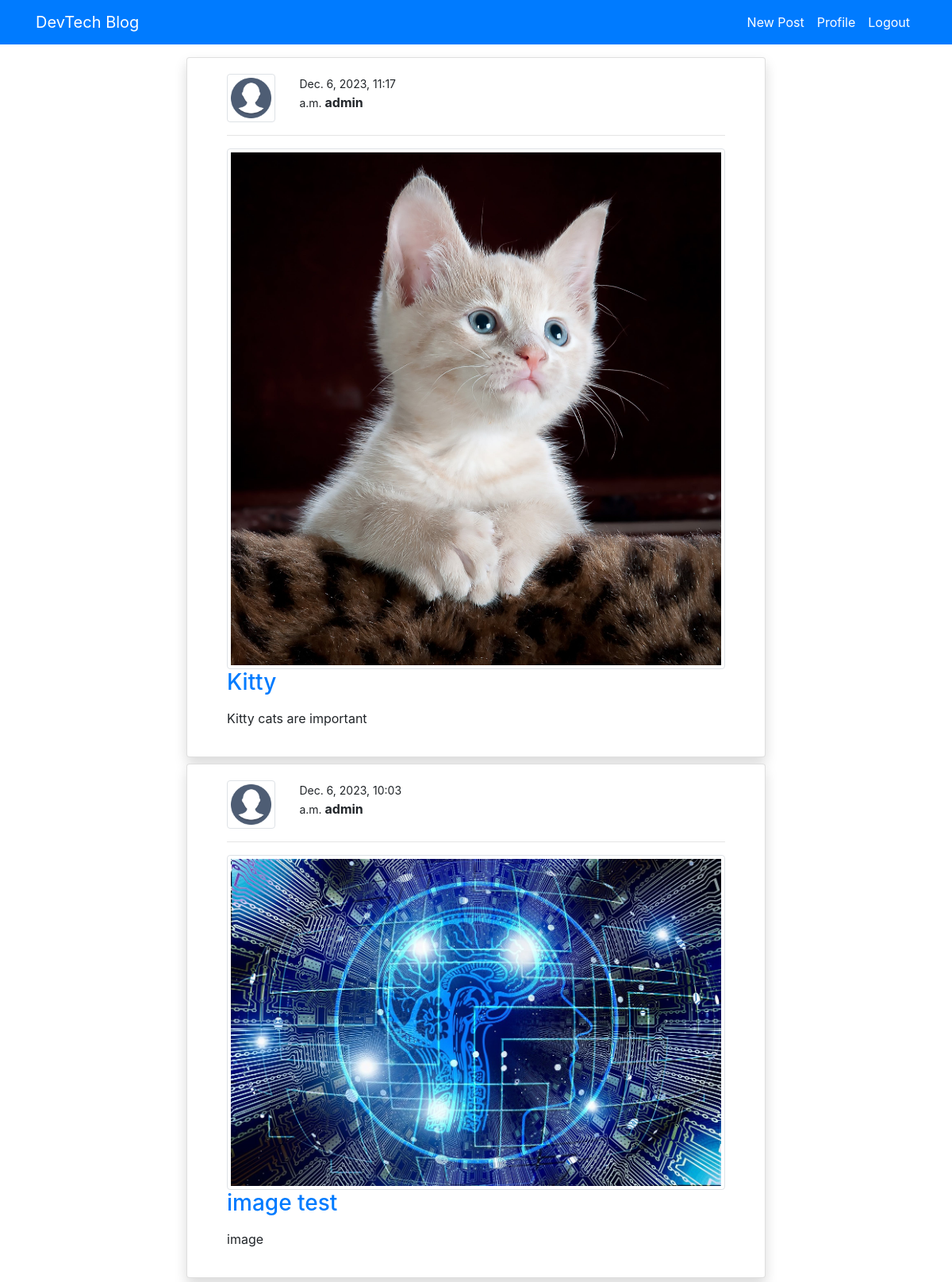
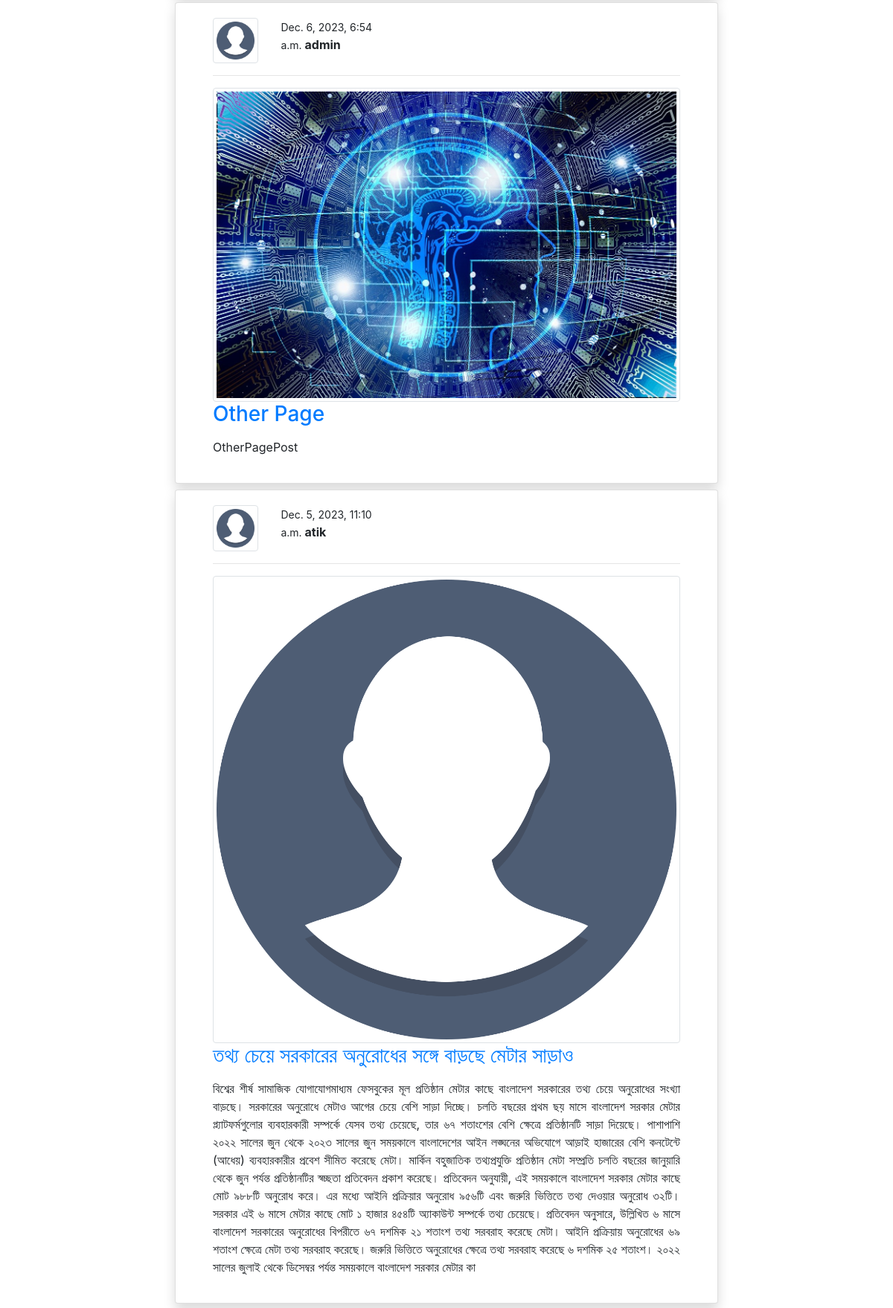
Page /blog/ (signed in, upper part) on the committed database (2 pictures, top to bottom).
### blog/models.py (models this page shows, shortened)
class PostModel(models.Model):
    title = models.CharField(max_length=100)
    content = models.TextField()
    author = models.ForeignKey(User, on_delete=models.CASCADE)
    date_created = models.DateTimeField(auto_now_add=True)
    image = models.ImageField(default='default_post.png', upload_to='post_pictures', validators=[FileExtensionValidator(['png','jpg'])])
    is_approved = models.BooleanField(default=False)
    class Meta:
        ordering = ('-date_created',)

### users/models.py (models this page shows, shortened)
class ProfileModel(models.Model):
    user =models.OneToOneField(User, on_delete=models.CASCADE)
    image = models.ImageField(default='default.png', upload_to='profile', validators=[FileExtensionValidator(['png','jpg'])])

### blog/views.py (the view)
# urls.py: path('blog/', views.index , name='blog-index'),
@login_required
def index(request):
    posts = PostModel.objects.all()
    if request.method == 'POST':
        form = PostModelForm(request.POST)
        if form.is_valid():
            instance = form.save(commit=False)
            instance.author = request.user
            instance.save()
            return redirect('blog-index')
    else:
        form = PostModelForm
    form = PostModelForm()
    context = {
        'posts':posts,
        'form':form
    }
    return render(request, 'blog/index.html',context)

### templates/blog/index.html (shortened to what this page needs)
{% extends 'partials/base.html' %}
{% load crispy_forms_tags %}
{% block content %}
<div class="container">
    <div class="row mt-5 pt-3 justify-content-center">
        <div class="col-md-8">
            {% for post in posts %}
            <div class="card shadow my-2">
                <div class="card-body">
                    <div class="col-md-12">
                        <div class="col-md-10 ">
                            <div class="row">
                                <div class="col-md-2">
                                    <img class="img-thumbnail" src="{{ post.author.profilemodel.image.url }}" alt="img">
                                </div>
                                <div class="col-md-4">
                                    <small>{{post.date_created}} </small>
                                    <strong>{{post.author}}</strong>
                                </div>
                            </div>
                        </div>
                        <div class="col-md-12">
                            <hr>
                            <div class="col-md-12 px-0">
                                <img class="img-thumbnail" src="{{ post.image.url }}" alt="post_img">
                            </div>
                            <a class="h3" href="{% url 'blog-post-detail' post.id %}">{{post.title}}</a>
                            <p class="text-justify my-3">
                                {{post.content}}
                            </p>
                        </div>
                    </div>
                </div>
            </div>
            {% endfor %}
        </div>
    </div>
</div>
{% endblock %}

### templates/partials/base.html (shortened to what this page needs)
{% load static %}
<!doctype html>
<html lang="en">
  <head>
    <link rel="stylesheet" href="https://cdn.jsdelivr.net/npm/bootstrap@4.6.2/dist/css/bootstrap.min.css">
    <link rel="stylesheet" href="{% static '/style.css' %}">
  </head>
  <body>
    {% include 'partials/nav.html' %}
    {% block content %}
    {% endblock %}
  </body>
</html>

### templates/partials/nav.html (shortened to what this page needs)
<nav class="navbar navbar-expand-lg navbar-primary bg-primary fixed-top">
  <div class="container">
      {% if request.user.is_authenticated %}
    <a class="navbar-brand text-white" href="{% url 'blog-index' %}">DevTech Blog</a>
    <div class="collapse navbar-collapse" id="navbarSupportedContent">
      <ul class="navbar-nav ml-auto">
        <li class="nav-item active">
          <a class="nav-link text-white" href="{% url 'new-post'%}">New Post<span class="sr-only">(current)</span></a>
        </li>
        <li class="nav-item active">
          <a class="nav-link text-white" href="{% url 'users-profile'%}">Profile <span class="sr-only">(current)</span></a>
        </li>
        <li class="nav-item">
          <form action="{% url 'users-logout' %}" method="POST" id ="logout" class="nav-link">
            <span id="logout" class="logout" onclick="document.getElementById('logout').submit()">Logout</span>
        </form>
        </li>
      </ul>
      {% endif %}
    </div>
 </div>
</nav>

### static/style.css (style rules this page uses)
.logout { display: inline; background: none; border: none; padding: 0; font: inherit; color: white; text-decoration: none; cursor: pointer; }

### templates/partials/nav.html (style rules this page uses)
.logout { display: inline; background: none; border: none; padding: 0; font: inherit; color: white; text-decoration: none; cursor: pointer; }

### rows in the picture
PostModel: author.profilemodel.image (placeholder picture), date_created "Dec. 6, 2023, 11:17 a.m.", author "admin", image (picture), title "Kitty", content "Kitty cats are important"
PostModel: author.profilemodel.image (placeholder picture), date_created "Dec. 6, 2023, 10:03 a.m.", author "admin", image (picture), title "image test", content "image"
PostModel: author.profilemodel.image (placeholder picture), date_created "Dec. 6, 2023, 6:54 a.m.", author "admin", image (picture), title "Other Page", content "OtherPagePost"
PostModel: author.profilemodel.image (placeholder picture), date_created "Dec. 5, 2023, 11:10 a.m.", author "atik", image (placeholder picture), title "তথ্য চেয়ে সরকারের অনুরোধের সঙ্গে বাড়ছে মেটার সাড়াও", content "বিশ্বের শীর্ষ সামাজিক যোগাযোগমাধ্যম ফেসবুকের মূল প্রতিষ্ঠান মেটার কাছে বাংলাদেশ সরকারের তথ্য চেয়ে অনুরোধের সংখ্যা বাড়ছে। সরকারের অনুরোধে মেটাও আগের চেয়ে বেশি সাড়া দিচ্ছে। চলতি বছরের প্রথম ছয় মাসে বাংলাদেশ সরকার মেটার প্ল্যাটফর্মগুলোর ব্যবহারকারী সম্পর্কে যেসব তথ্য চেয়েছে, তার ৬৭ শতাংশের বেশি ক্ষেত্রে প্রতিষ্ঠানটি সাড়া দিয়েছে। পাশাপাশি ২০২২ সালের জুন থেকে ২০২৩ সালের জুন সময়কালে বাংলাদেশের আইন লঙ্ঘনের অভিযোগে আড়াই হাজারের বেশি কনটেন্টে (আধেয়) ব্যবহারকারীর প্রবেশ সীমিত করেছে মেটা। মার্কিন বহুজাতিক তথ্যপ্রযুক্তি প্রতিষ্ঠান মেটা সম্প্রতি চলতি বছরের জানুয়ারি থেকে জুন পর্যন্ত প্রতিষ্ঠানটির স্বচ্ছতা প্রতিবেদন প্রকাশ করেছে। প্রতিবেদন অনুযায়ী, এই সময়কালে বাংলাদেশ সরকার মেটার কাছে মোট ৯৮৮টি অনুরোধ…"
